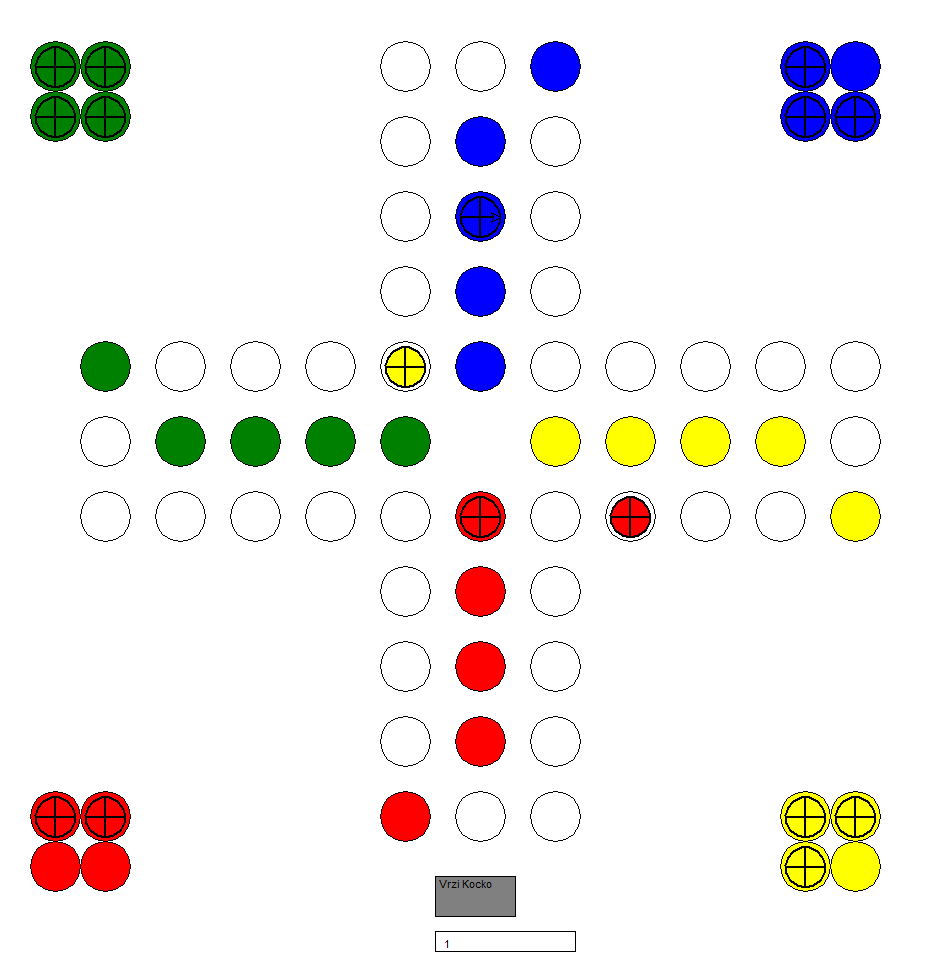

Here is the Python script that generated this plot:
# PROJEKT INFORMATIKA - TIJAN NARTNIK, 1. B
# CLOVEK NE JEZI SE

from turtle import *
import random
import time

screen = Screen()

# pohitrimo turtle
speed(150)

class Polje:
  def __init__(self, barva, x, y):
    self.barva = barva
    self.x = x
    self.y = y

class Figura:
  def __init__(self, barva, x, y):
    self.barva = barva
    self.x = x
    self.y = y

## vsa igralna polja
igralnaPolja = [
    ## bela polja (in barvna startna polja)
    Polje("red", -50, -350),
    Polje("white", 25, -350),
    Polje("white", 100, -350),

    Polje("white", 100, -275),
    Polje("white", 100, -200),
    Polje("white", 100, -125),
    Polje("white", 100, -50),

    Polje("white", 175, -50),
    Polje("white", 250, -50),
    Polje("white", 325, -50),

    Polje("yellow", 400, -50),
    Polje("white", 400, 25),
    Polje("white", 400, 100),

    Polje("white", 325, 100),
    Polje("white", 250, 100),
    Polje("white", 175, 100),
    Polje("white", 100, 100),

    Polje("white", 100, 175),
    Polje("white", 100, 250),
    Polje("white", 100, 325),
    Polje("blue", 100, 400),

    Polje("white", 25, 400),
    Polje("white", -50, 400),
    
    Polje("white", -50, 325),
    Polje("white", -50, 250),
    Polje("white", -50, 175),
    Polje("white", -50, 100),

    Polje("white", -125, 100),
    Polje("white", -200, 100),
    Polje("white", -275, 100),
    Polje("green", -350, 100),

    Polje("white", -350, 25),
    Polje("white", -350, -50),

    Polje("white", -275, -50),
    Polje("white", -200, -50),
    Polje("white", -125, -50),
    Polje("white", -50, -50),

    Polje("white", -50, -125),
    Polje("white", -50, -200),
    Polje("white", -50, -275),    
]

baznaPolja = [
    ## rdeca baza
    Polje("red", -400, -400),
    Polje("red", -350, -400),
    Polje("red", -400, -350),
    Polje("red", -350, -350),

    ## rumena baza
    Polje("yellow", 400, -400),
    Polje("yellow", 350, -400),
    Polje("yellow", 400, -350),
    Polje("yellow", 350, -350),

    ## modra baza
    Polje("blue", 400, 400),
    Polje("blue", 350, 400),
    Polje("blue", 400, 350),
    Polje("blue", 350, 350),

    ## zelena baza
    Polje("green", -400, 400),
    Polje("green", -350, 400),
    Polje("green", -400, 350),
    Polje("green", -350, 350),
]

koncnaPolja = [
   ## rdeca koncna polja
    Polje("red", 25, -275),
    Polje("red", 25, -200), 
    Polje("red", 25, -125),
    Polje("red", 25, -50),

    ## rumena koncna polja
    Polje("yellow", 325, 25),
    Polje("yellow", 250, 25),
    Polje("yellow", 175, 25),
    Polje("yellow", 100, 25),

    ## modra koncna polja
    Polje("blue", 25, 325),
    Polje("blue", 25, 250),
    Polje("blue", 25, 175),
    Polje("blue", 25, 100),

    ## zelena koncna polja
    Polje("green", -275, 25),
    Polje("green", -200, 25),
    Polje("green", -125, 25),
    Polje("green", -50, 25),
]

zacetnoIgralnoPolje = [0, 10, 20, 30]
zacetnoKoncnoPolje = [0, 4, 8, 12]

naKoncu = [
  0,
  0,
  0,
  0
]

# 0 - redeci, 1 - rumeni, 2 - modri, 3 - zeleni
premik = 0
lokacijeFigur = [
  0,
  0,
  0,
  0
]


def narisiPolje(barva, x, y):
    up()
    goto(x, y)
    down()
    fillcolor(barva)
    begin_fill()
    circle(25)
    end_fill()
    up()

    
def narisiFiguro(barva, x, y):
    up()
    goto(x, y)
    width(2)
    down()
    fillcolor(barva)
    begin_fill()
    circle(20)
    end_fill()
    left(90)
    fd(40)
    bk(20)
    left(90)
    fd(20)
    right(180)
    fd(40)
    width(1)
    up()
    

def narisiGumb():
    up()
    goto(-20, -425)
    down()
    fillcolor("gray")
    begin_fill()
    for _ in range(2):
      forward(80)
      left(90)
      forward(40)
      left(90)
    end_fill()
    up()
    goto(-15, -400)
    write("Vrzi Kocko")


def narisiPlosco():
    for x in igralnaPolja:
      narisiPolje(x.barva, x.x, x.y)
    for x in koncnaPolja:
      narisiPolje(x.barva, x.x, x.y)
    for x in baznaPolja:
      narisiPolje(x.barva, x.x, x.y)
      narisiFiguro(x.barva, x.x, x.y+4)
    narisiGumb()


def zmaga(barva):
    clear()
    screen.bgcolor(barva)
    goto(-250, 0)
    zmagovalec = "Rdeci zmaga!"
    if barva == "green":
      zmagovalec = "Zeleni zmaga!"
    elif barva == "blue":
      zmagovalec = "Modri zmaga!"
    elif barva == "yellow":
      zmagovalec = "Rumeni zmaga!"
    write(zmagovalec, font=("Verdana", 50, "normal"))


def barvaVIndex(barva):
  if barva=="red":
    return 0
  elif barva == "yellow":
    return 1
  elif barva == "blue":
    return 2
  elif barva == "green":
    return 3
  

def indexVBarvo(index):
  if index==0:
    return "red"
  elif index==1:
    return "yellow"
  elif index==2:
    return "blue"
  elif index==3:
    return "green"


def premakniFiguro(barva, premik):
  index = barvaVIndex(barva)
  prejsnoPolje = 0
  if lokacijeFigur[index]-1 > len(igralnaPolja):
    razlika = (lokacijeFigur[index]-2) - len(igralnaPolja) + zacetnoKoncnoPolje[index]
    prejsnoPolje = koncnaPolja[razlika]
  elif lokacijeFigur[index]-1 == len(igralnaPolja):
    prejsnoPolje = igralnaPolja[zacetnoIgralnoPolje[index]]
  else:
    mesto = lokacijeFigur[index]-1 + zacetnoIgralnoPolje[index]
    if mesto > len(igralnaPolja) - 1:
      mesto -= len(igralnaPolja) - 1
    prejsnoPolje = igralnaPolja[mesto]

  lokacijeFigur[index] = lokacijeFigur[index] + premik
  narisiPolje(prejsnoPolje.barva, prejsnoPolje.x, prejsnoPolje.y)
    
  if lokacijeFigur[index]-1 > len(igralnaPolja):
    baznoPolje = lokacijeFigur[index] - len(igralnaPolja) - 2 + zacetnoKoncnoPolje[index]
    x = koncnaPolja[baznoPolje].x
    y = koncnaPolja[baznoPolje].y
    print("gre v bazo")
    narisiFiguro(barva, x, y+4)
  elif lokacijeFigur[index]-1 == len(igralnaPolja):
    x = igralnaPolja[zacetnoIgralnoPolje[index]].x
    y = igralnaPolja[zacetnoIgralnoPolje[index]].y
    narisiFiguro(barva, x, y+4)
  else:
    mesto = lokacijeFigur[index]-1 + zacetnoIgralnoPolje[index]
    if mesto > len(igralnaPolja)-1:
      mesto -= len(igralnaPolja) - 1
    x = igralnaPolja[mesto].x
    y = igralnaPolja[mesto].y

    narisiFiguro(barva, x, y+4)

  ## figura je prisla do konca
  if lokacijeFigur[index] == (45-naKoncu[index]):
    lokacijeFigur[index] = 0
    naKoncu[index] += 1
    if naKoncu[index] == 4:
      zmaga(barva)
        


def preveriPremik(barva, premik):
  index = barvaVIndex(barva)
  if (lokacijeFigur[index]+premik) > (45-naKoncu[index]):
    if index == 0:
      setx(+5)
      write("Ni prostora za premik")
  else:
    premakniFiguro(barva, premik)


def odigrajOstaleIgralce():
  for x in range(3):
    index = x+1 # 0 so ze rdeci
    x = random.randint(1, 6)
    barva = indexVBarvo(index)
    print(barva, x)
    if lokacijeFigur[index] == 0:
      if x == 6:
        st = naKoncu[index] + 1
        for y in range(st):
          polje = baznaPolja[y+(index*4)]
          narisiPolje(polje.barva, polje.x, polje.y)
        preveriPremik(barva, 1)
    else:
      preveriPremik(barva, x)


def vrziKocko():
  up()
  x = random.randint(1, 6)
  print(x)
  premik = x
  # pocisti ta del platna
  goto(-20, -460)
  down()
  fillcolor("white")
  begin_fill()
  for _ in range(2):
    forward(140)
    left(90)
    forward(20)
    left(90)
  end_fill()
  up()
  goto(-10, -460)
  write(x)
  up()
  
  if lokacijeFigur[0] == 0:
    if x < 6:
      setx(+5)
      write("Ni 6 - ne mores iz baze")
    else:
      st = naKoncu[0] + 1
      for x in range(st):
        polje = baznaPolja[x]
        narisiPolje(polje.barva, polje.x, polje.y)
      preveriPremik("red", 1)
  else:
    if x == 6:
      setx(+5)
      write(" - lahko meces se 1krat")
      preveriPremik("red", x)
    else:
      preveriPremik("red", x)
      odigrajOstaleIgralce()


def klikGumba(x, y):
  if -20 <= x <= 60 and -425 <= y <= -375:
    vrziKocko()
      
    

narisiPlosco()
screen.onclick(klikGumba)
screen.mainloop()
